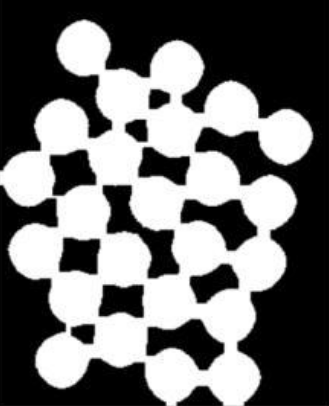
#> input picture midterm/Q1image.png, 329 x 406 px
$ python question1.py
#> lines starting #> are read from the running program, lines starting #| are printed output that depends on the picture; after the words box and inside, x2 and y2 are one past the last pixel; in counts of white or black regions, pixels touching at a corner belong together
#!/usr/bin/env python3

# ENPM673 Spring 2022
# Section 0101
# Jerry Pittman, Jr. UID: 117707120
# jpittma1@umd.edu
# MIDTERM

# Question #1

from turtle import circle
import numpy as np
import cv2
import scipy
from scipy import fft, ifft
from numpy import linalg as LA
import matplotlib.pyplot as plt
import math


image = cv2.imread('Q1image.png')
#> image is the input picture: shape (406, 329, 3); min 0, max 255, mean 111.7
'''Image is binary, already black and white'''


'''STEP 1: Separate coins'''

# Edge Detection
# canny = cv2.Canny(image, 0,250)
canny = cv2.Canny(image, 20, 100)
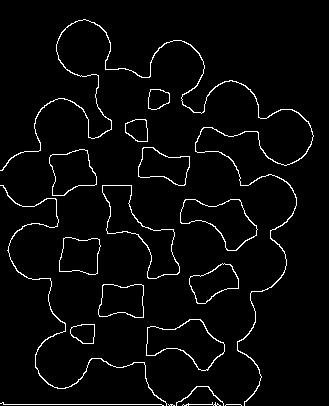
#> canny: shape (406, 329); 3.4% white in thin lines or dots

plt.imshow(canny, cmap='gray')
plt.savefig('midterm_q1_canny.png')

# Determine Kernel Size
kernel=np.ones((5,5), np.uint8)
# kernel=np.ones((3,3), np.uint8)
# kernel=(1,1)
# kernel=np.array([[0,0,0],
#                   [0,1,0],
#                   [0,0,0]])

# Try Dilation
dilate = cv2.dilate(canny, kernel, iterations=4)
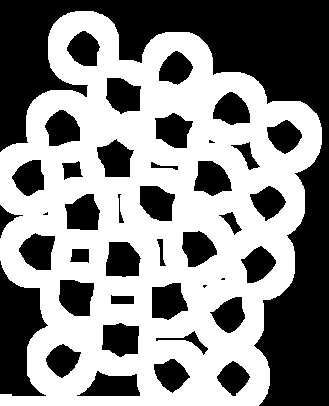
#> dilate: shape (406, 329); 53.7% white; 41 black regions (4 under 20 px), largest, box (x1, y1, x2, y2) and area: (0, 0, 329, 406) 33918, (0, 261, 48, 396) 3946, (77, 371, 140, 396) 1020

plt.imshow(dilate, cmap='gray')
plt.savefig('midterm_q1_dilated.png')
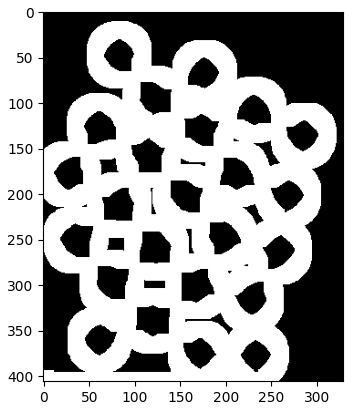
#> figure drawn by matplotlib, 1 panel


gradient = cv2.morphologyEx(canny, cv2.MORPH_GRADIENT, kernel)
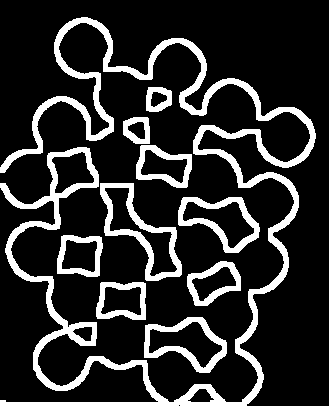
#> gradient: shape (406, 329); 17.5% white; 10 white regions, largest, box (x1, y1, x2, y2) and area: (0, 17, 316, 406) 14541, (100, 183, 182, 281) 1839, (144, 317, 227, 373) 1380

plt.imshow(gradient, cmap='gray')
plt.savefig('midterm_q1_gradient.png')


# gradient2 = cv2.morphologyEx(dilate, cv2.MORPH_GRADIENT, kernel)

# plt.imshow(gradient2, cmap='gray')
# plt.savefig('midterm_q1_gradient2.png')

# Opening (erosion followed by dilation)
open = cv2.morphologyEx(canny, cv2.MORPH_OPEN, kernel)
#> open: shape (406, 329); every value is 0

plt.imshow(open, cmap='gray')
plt.savefig('midterm_q1_opening.png')

# # Closing (dilation followed by erosion)

close = cv2.morphologyEx(canny, cv2.MORPH_CLOSE, kernel)
#> close: shape (406, 329); 3.7% white in thin lines or dots

plt.imshow(close, cmap='gray')
plt.savefig('midterm_q1_closing.png')

# # Erosion
# erode = cv2.erode(canny, kernel, iterations=1)

# plt.imshow(erode, cmap='gray')
# plt.savefig('midterm_q1_erode.png')

#########-----2D Convolution------####
#try with identity kernel
# kernel2=np.array([[0,-1,0],
#                   [-1,4,-1],
#                   [0,-1,0]])
# kernel2=np.array([[0,0,0],
#                   [0,1,0],
#                   [0,0,0]])
# kernel2=np.ones((3,3), np.uint8)
kernel2=kernel
# # kernel2=(1,1)

# kernel2=kernel/(np.sum(kernel2) if np.sum(kernel2)!=0 else 1)

convo_img = cv2.filter2D(src=image, ddepth=-1, kernel=kernel2)
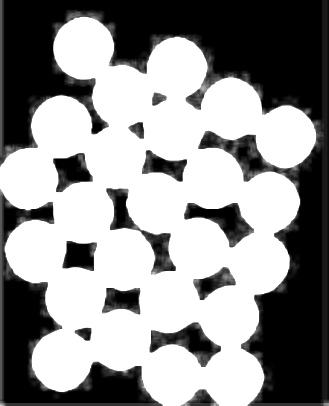
#> convo_img: shape (406, 329, 3); min 0, max 255, mean 144.6
plt.imshow(convo_img, cmap='gray')
plt.savefig('midterm_q1_2dconvolution.png')

####--------Hough Circle--------##########
circles= cv2.HoughCircles(canny, cv2.HOUGH_GRADIENT, 1, minDist=15,
                          param1=250, param2=20, minRadius=20, maxRadius=60)
#> circles = 18 rows, first 8: [37.5, 251.5, 28.5], [61.5, 360.5, 27.3], [85.5, 46.5, 28.1], [121.5, 338.5, 27.1], [60.5, 126.5, 27.4], [171.5, 374.5, 27], [284.5, 136.5, 25.7], [197.5, 247.5, 26.3]

# circles= cv2.HoughCircles(canny, cv2.HOUGH_GRADIENT, 1, minDist=20,
#                           param1=250, param2=15, minRadius=25, maxRadius=60)

# print("cirles ", circles)

#Draw circles on image
circles=np.uint16(np.around(circles))
#> circles = 18 rows, first 8: [38, 252, 28], [62, 360, 27], [86, 46, 28], [122, 338, 27], [60, 126, 27], [172, 374, 27], [284, 136, 26], [198, 248, 26]
for i in circles[0,:]:
    cv2.circle(image, (i[0], i[1]), i[2], (0,255,0),2)

    cv2.circle(image, (i[0], i[1]), 2, (0,0,255),3)
#> this loop made 18 passes
#> i on passes 1 to 12: [38, 252, 28], [62, 360, 27], [86, 46, 28], [122, 338, 27], [60, 126, 27], [172, 374, 27], [284, 136, 26], [198, 248, 26], [210, 180, 28], [268, 200, 27], [228, 316, 26], [82, 212, 27]
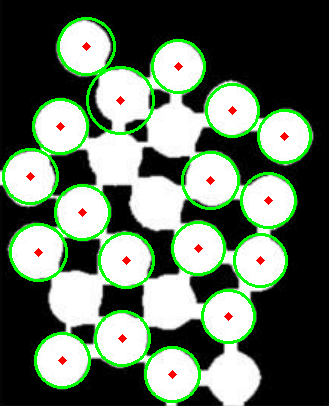
#> image: shape (406, 329, 3); 7.48% of pixels changed, all inside (x1, y1, x2, y2) = (2, 17, 312, 403)

cv2.imwrite('image_with_circles.jpg', image)
####---END Hough Circles Pipeline----#####

'''STEP 2: Count the coins'''
print("there are ",circles.shape[1], "circles")
#| there are  18 circles

# tmp = image.copy()

(count, hierarchy) = cv2.findContours(
    canny, cv2.RETR_EXTERNAL, cv2.CHAIN_APPROX_NONE)
#> count = 18 contours, 4 with area under 20; largest, box (x1, y1, x2, y2) and area: (102, 185, 180, 279) 2616, (146, 319, 225, 371) 2219, (180, 199, 258, 251) 2106, (49, 149, 97, 196) 1498, (138, 147, 190, 186) 1259

canny_draw=cv2.drawContours(canny, count, -1, (0,255,0),3) #Green contour lines
cv2.imwrite('midterm_q1_canny_drawn.jpg', canny_draw)

print("Number of Coins in image (canny): ", len(count))
#| Number of Coins in image (canny):  18

(count_dilate, hierarchy) = cv2.findContours(
    dilate, cv2.RETR_EXTERNAL, cv2.CHAIN_APPROX_NONE)
#> count_dilate = 1 contour; box (x1, y1, x2, y2) and area: (0, 11, 322, 406) 94728

dilate_draw=cv2.drawContours(dilate, count_dilate, -1, (0,255,0),3) #Green contour lines
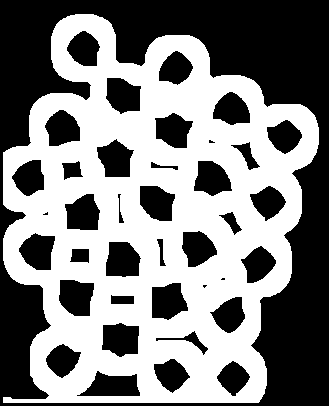
#> dilate_draw: shape (406, 329); 50.4% white; 39 black regions (4 under 20 px), largest, box (x1, y1, x2, y2) and area: (0, 0, 329, 406) 42540, (77, 371, 140, 396) 1020, (59, 280, 94, 316) 1017
cv2.imwrite('midterm_q1_dilate_drawn.jpg', dilate_draw)

print("Number of Coins in image (dilate): ", len(count_dilate))
#| Number of Coins in image (dilate):  1

# (count2, hierarchy) = cv2.findContours(
#     gradient, cv2.RETR_EXTERNAL, cv2.CHAIN_APPROX_NONE)

# print("Number of Coins in image (gradient): ", len(count2))

# (count3, hierarchy) = cv2.findContours(
#     close, cv2.RETR_EXTERNAL, cv2.CHAIN_APPROX_NONE)

# print("Number of Coins in image (closing): ", len(count3))

# (count4, hierarchy) = cv2.findContours(
#     open, cv2.RETR_EXTERNAL, cv2.CHAIN_APPROX_NONE)

# print("Number of Coins in image (opening): ", len(count4))


# (count_convol, hierarchy) = cv2.findContours(
#     convo_img, cv2.RETR_TREE, cv2.CHAIN_APPROX_SIMPLE)

# print("Number of Coins in image (2d convolution): ", len(count_convol))

cv2.destroyAllWindows()
plt.close('all')

$ run again, with midterm/Q4image.png copied over midterm/Q1image.png
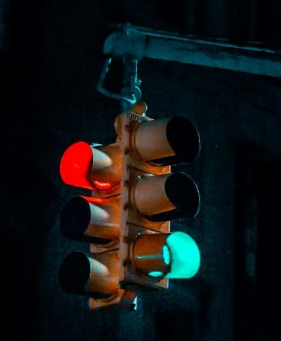
#> input picture midterm/Q4image.png, 281 x 341 px
#> image is the input picture: shape (341, 281, 3); mean B, G, R 21.2, 20, 17.1
#> canny: shape (341, 281); 6.6% white in thin lines or dots, all inside (x1, y1, x2, y2) = (51, 22, 281, 341)
#> dilate: shape (341, 281); 45.9% white; 2 white regions, box (x1, y1, x2, y2) and area: (43, 14, 281, 341) 42206, (235, 217, 264, 291) 1817
#> gradient: shape (341, 281); 27.7% white; 4 white regions, box (x1, y1, x2, y2) and area: (49, 20, 281, 341) 25760, (241, 223, 258, 285) 662, (72, 161, 82, 170) 83, (213, 143, 220, 150) 49
#> open: shape (341, 281); every value is 0
#> close: shape (341, 281); 16.6% white; 5 white regions (2 under 20 px)
#> `circles= cv2.HoughCircles(canny, cv2.HOUGH_GRADIENT, 1, minDist=15, pa..`: circles = 60 rows, first 8: [145.5, 203.5, 56.1], [156.5, 222.5, 58.3], [161.5, 178.5, 58.3], [96.5, 245.5, 52.7], [129.5, 253.5, 40.7], [126.5, 175.5, 40.7], [163.5, 200.5, 33.8], [126.5, 190.5, 38.5]
#> `circles=np.uint16(np.around(circles))`: circles = 60 rows, first 8: [146, 204, 56], [156, 222, 58], [162, 178, 58], [96, 246, 53], [130, 254, 41], [126, 176, 41], [164, 200, 34], [126, 190, 38]
#> the loop `for i in circles[0,:]:` made 60 passes
#> after the loop `for i in circles[0,:]:`:
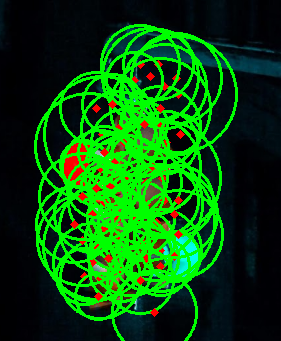
#> image: shape (341, 281, 3); mean B, G, R 11.4, 78.4, 8.3
#| there are  60 circles
#> count = 243 contours, 227 with area under 20; largest, box (x1, y1, x2, y2) and area: (130, 231, 201, 292) 1362, (89, 217, 172, 309) 154, (93, 181, 111, 190) 88, (104, 111, 150, 172) 74, (146, 114, 202, 168) 64
#> canny_draw: shape (341, 281); 0.08% white in thin lines or dots, all inside (x1, y1, x2, y2) = (97, 184, 195, 275)
#| Number of Coins in image (canny):  243
#> count_dilate = 2 contours; box (x1, y1, x2, y2) and area: (43, 14, 281, 341) 42169, (235, 217, 264, 291) 1722
#> `dilate_draw=cv2.drawContours(dilate, count_dilate, -1, (0,255,0),3)`:
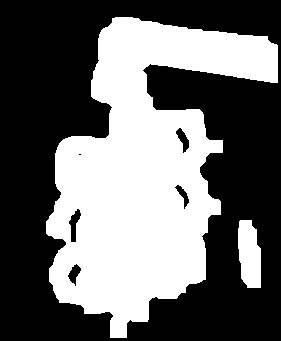
#> dilate_draw: shape (341, 281); 41.4% white; 2 white regions, box (x1, y1, x2, y2) and area: (46, 17, 278, 338) 38425, (238, 220, 261, 288) 1284
#| Number of Coins in image (dilate):  2
